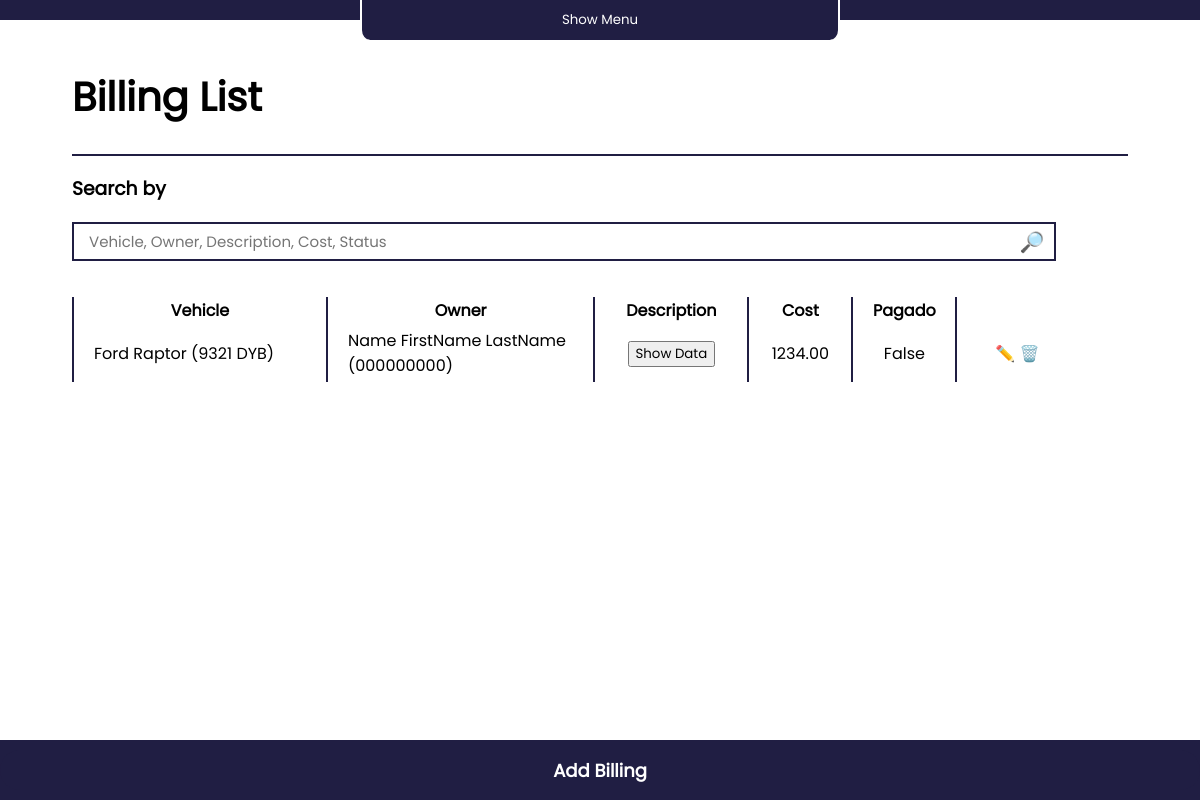
Before: /billing/ (signed in) with the older database file.
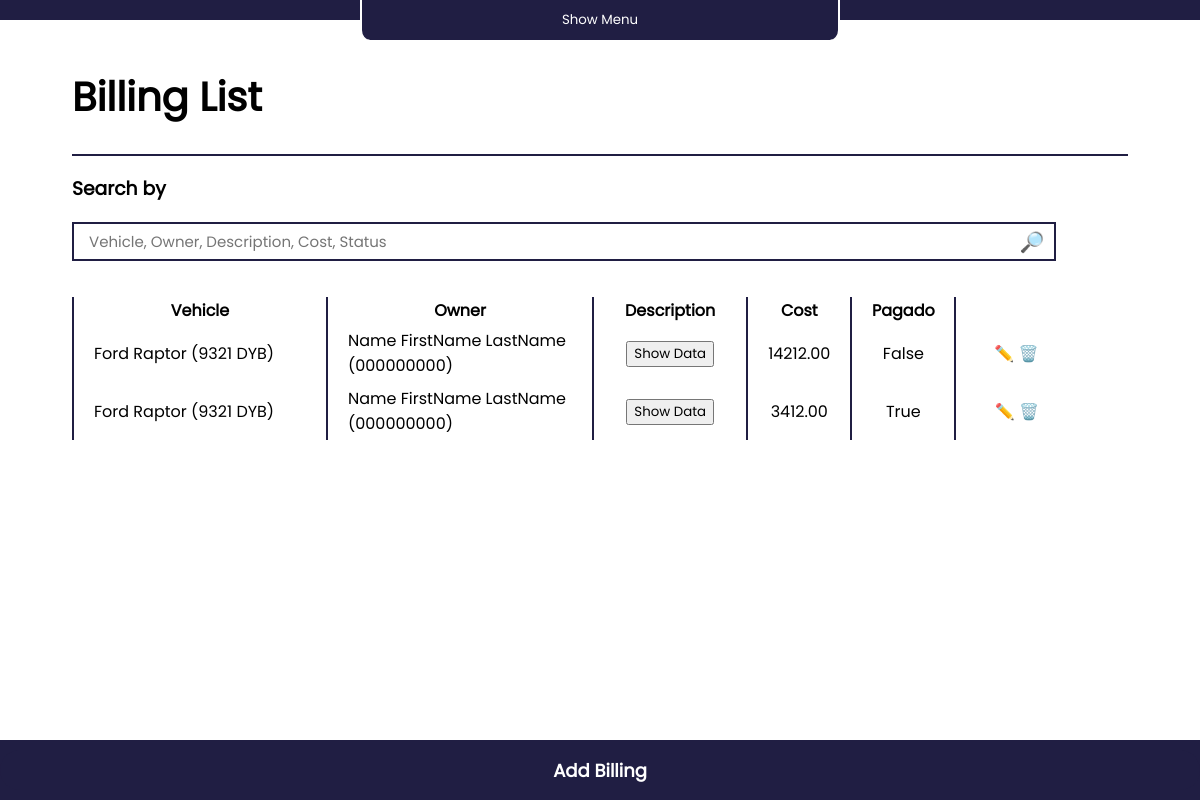
After: the same page with the newer database file.
### webapp/models.py (models this page shows)
class Billing(models.Model):
        id = models.UUIDField(
                default=uuid_lib.uuid4,
                unique=True,
                primary_key=True,
                editable=False
        )
        user = models.ForeignKey(User, on_delete=models.DO_NOTHING)
        vehicle = models.ForeignKey(Vehicles, on_delete=models.DO_NOTHING)
        owner = models.ForeignKey(Clients, on_delete=models.DO_NOTHING)
        description = models.TextField()
        entry_date = models.DateField()
        departure_date = models.DateField()
        final_price = models.DecimalField(max_digits=10, decimal_places=2)
        status = models.BooleanField()

class Vehicles(models.Model):
        id = models.UUIDField(
                default=uuid_lib.uuid4,
                unique=True,
                primary_key=True,
                editable=False
        )
        user = models.ForeignKey(User, on_delete=models.DO_NOTHING)
        owner = models.ForeignKey(Clients, on_delete=models.DO_NOTHING)
        brand = models.CharField(max_length=50)
        model = models.CharField(max_length=50)
        year = models.IntegerField()
        license_plate = models.CharField(max_length=17)
        def __str__(self):
                return str(self.brand + ' ' + self.model + ' (' + self.license_plate + ')')

class Clients(models.Model):
        id = models.UUIDField(
                default=uuid_lib.uuid4,
                unique=True,
                primary_key=True,
                editable=False
        )
        user = models.ForeignKey(User, on_delete=models.DO_NOTHING)
        name = models.CharField(max_length=100)
        address = models.CharField(max_length=200)
        phone = models.CharField(max_length=15)
        email = models.EmailField()
        def __str__(self):
                return str(self.name +' (' + self.phone + ')')

### webapp/views.py (the view, shortened to what this page needs)
# urls.py: path('billing/',views.billing),
@login_required
def billing(request):
    if request.method == 'GET':
        query = request.GET.get('q', '')
        if query:
            billing = Billing.objects.filter(user=request.user).filter(Q(vehicle__icontains=query) | Q(owner__icontains=query) | Q(description__icontains=query) | Q(entry_date__icontains=query) | Q(departure_date__icontains=query) | Q(final_price__icontains=query))
        else:
            billing = Billing.objects.filter(user=request.user)
        return render(request, 'container_templates/billing.html', {'billing': billing, 'form': billingForm(user=request.user), 'query':query, })

### webapp/forms.py
class billingForm(forms.ModelForm):
    class Meta:
        model = Billing
        fields = ['vehicle', 'owner', 'description', 'entry_date','departure_date', 'final_price', 'status']
    def __init__(self, *args, **kwargs):
        user = kwargs.pop('user')
        super(billingForm, self).__init__(*args, **kwargs)
        self.fields['vehicle'].queryset = Vehicles.objects.filter(user=user)
        self.fields['owner'].queryset = Clients.objects.filter(user=user)

### webapp/templates/container_templates/billing.html (shortened to what this page needs)
{% extends "../template.html" %}
{% load i18n %}
{% block content %}
<link rel="stylesheet" href="\static\styles\main.css">
<link rel="stylesheet" href="\static\styles\billing.css">
<div class="div-generalTitle">
    <h1>{% if is_update %}{% trans "Edit Bill" %}{% else %}{% trans "Billing List" %}{% endif %}</h1>
</div>
<div id="div-content">
    <div id="div-searchEngine" {% if is_update %} style="visibility: hidden;" {% else %} style="visibility: visible" {% endif %}>
        <h3>{% trans "Search by" %}</h3>
        <form id="form-searchEngine" method="GET" action="">
            <input type="text" name="q" placeholder="Vehicle, Owner, Description, Cost, Status" value="{{ query }}">
            <button type="submit">{% trans "🔎" %}</button>
        </form>
    </div>
    <div id="div-generalTable" {% if is_update %} style="display: none;" {% else %} style="display: block;" {% endif %}>
        <table id="tableBilling">
            <thead>
                <tr>
                    <th id="billingList-th-vehicle">{% trans "Vehicle" %}</th>
                    <th id="billingList-th-owner">{% trans "Owner" %}</th>
                    <th id="billingList-th-description">{% trans "Description" %}</th>
                    <th id="billingList-th-cost">{% trans "Cost" %}</th>
                    <th id="billingList-th-status">{% trans "Pagado" %}</th>
                </tr>
            </thead>
            <tbody>
                {% for billing in billing %}
                <tr>
                    <td id="billingList-td-vehicle">{{ billing.vehicle }}</td>
                    <td id="billingList-td-owner">{{ billing.owner }}</td>
                    <td id="billingList-td-description"><button id="btn-showdata" onclick="showdata_billing(this.value)" value="{{ billing.description|linebreaksbr }}">Show Data</button></td>
                    <td id="billingList-td-cost">{{ billing.final_price }}</td>
                    <td id="billingList-td-status">{{ billing.status }}</td>
                    <td id="billingList-td-options">
                        <a href="/billing/update/{{ billing.id }}">✏️</a>
                        <a href="/billing/delete/{{ billing.id }}">🗑️</a>
                    </td>
                </tr>
                {% endfor %}
            </tbody>
        </table>
    </div>
</div>
<footer>
    {% if is_update %}
    <a href="/billing"><button id="button-GoBack">{% trans "Back" %}</button></a>
    {% else %}
    <button id="Button-addObject-footer">{% trans "Add Billing" %}</button>
    {% endif %}
</footer>
{% endblock %}

Changed rows visible on the page:
removed Billing: vehicle "Ford Raptor (9321 DYB)", owner "Name FirstName LastName (000000000)", final_price "1234.00", status "False"
added Billing: vehicle "Ford Raptor (9321 DYB)", owner "Name FirstName LastName (000000000)", final_price "14212.00", status "False"
added Billing: vehicle "Ford Raptor (9321 DYB)", owner "Name FirstName LastName (000000000)", {{ billing.description|linebreaksbr }} 2 (drawn), final_price "3412.00", status "True"
